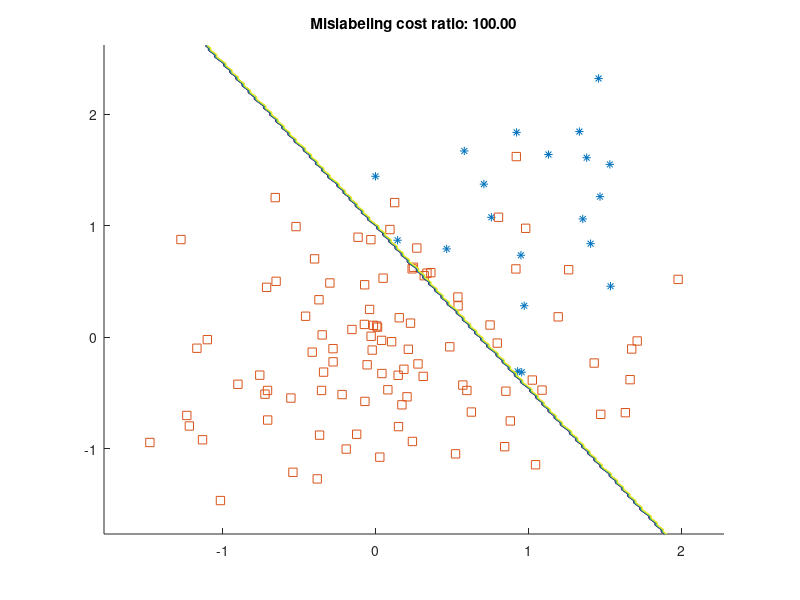

Here is the MATLAB script that generated this plot:
% Demo of the cost-sensitive linear SVM
% Author: Andreas Krause (ETHZ)

function cost_sensitive_svm_demo

rng(0)

use_std = .7; % inject noise

% prepare data
gridsize = .02;
npos = 20;  % number of positive examples
nneg = 100; % number of negativeexamples
n = npos+nneg;
X(1:npos,:)=randn(npos,2)*use_std+1;
Y(1:npos)=1;
X((npos+1):n,:)=randn(nneg,2)*use_std;
Y((npos+1):n)=-1;
X(:,3)=1;
minX = min(X(:,1))-.3; maxX = max(X(:,1))+.3;
minY = min(X(:,2))-.3; maxY = max(X(:,2))+.3;

multipliers=[.01 .1 1 10 100]; % mislabeling cost ratios
lambda = .001; % regularization parameter

for i = 1:length(multipliers) %visualize solution for each ratio
    clf
    % train SVM with particular cost ratio
    w = train_svm_with_sgd(X,Y,[multipliers(i) 1],lambda);
    
    % make predictions on mesh for plotting
    [Xg,Yg] = meshgrid(minX:gridsize:maxX,minY:gridsize:maxY);
    fval = sign([Xg(:) Yg(:) ones(length(Xg(:)),1)]*w);
    
    % some plotting
    clf
    axis([minX maxX minY maxY])
    hold on
    plot(X(1:npos,1),X(1:npos,2),'*');
    plot(X((npos+1):n,1),X((npos+1):n,2),'s');
    contour(Xg,Yg,reshape(fval,size(Xg)));
    hold off
    title(sprintf('Mislabeling cost ratio: %0.2f',multipliers(i)))
    pause
end
    
function w = train_svm_with_sgd(X,Y,classMult,lambda)
w = rand(3,1); %coefficients
n = size(X,1);
niter = 10000;
for i = 1:niter

    j = randi(n,1); %pick random data point
    
    eta = min(1,100/i);
    if Y(j)*X(j,:)*w < 1 % violate margin
        % gradient step, learning rate = eta, 
        % cost-sensitive hinge loss
        w = w+Y(j)*X(j,:)'*eta*classMult((-Y(j)+3)/2); %(y+3)/2 maps {-1,1} to {1,2} for indexing
        w = w*(1-lambda*eta);
    end
    
end